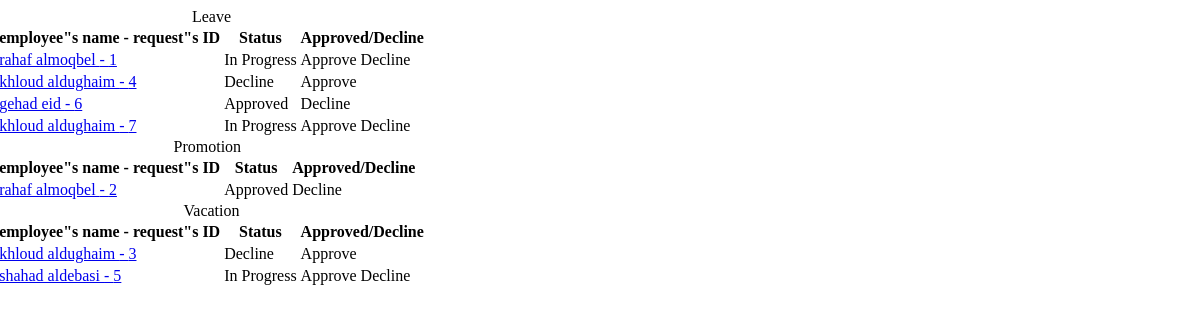
The page /getRequest.php on the database its author committed.
### tables this page shows
CREATE TABLE `service` (
  `id` int(6) NOT NULL,
  `type` varchar(9) NOT NULL
);

CREATE TABLE `request` (
  `id` int(6) NOT NULL,
  `emp_id` int(6) NOT NULL,
  `service_id` int(6) NOT NULL,
  `description` text NOT NULL,
  `attachment1` varchar(255) NOT NULL,
  `attachment2` varchar(255) NOT NULL,
  `status` varchar(12) NOT NULL
);

CREATE TABLE `employee` (
  `id` int(6) NOT NULL,
  `emp_number` varchar(6) NOT NULL,
  `first_name` varchar(20) NOT NULL,
  `last_name` varchar(20) NOT NULL,
  `job_title` varchar(20) NOT NULL,
  `password` varchar(100) NOT NULL
);

### getRequest.php (the view, shortened to what this page needs)
<?php
require_once 'database.php';
    $service_lists = $connection->query("SELECT * FROM service");
    if ($service_lists->num_rows > 0) {
        while ($data = $service_lists->fetch_array()) {
            $service_name = $data['type'];
            echo '<div class="tables">
                    <table class="tablesort">
                        <caption>' . $service_name . '</caption>
                        <thead>
                            <tr>
                                <th>employee"s name - request"s ID</th>
                                <th>Status</th>
                                <th>Approved/Decline</th>
                            </tr>
                        </thead>';
            echo '<tbody>';
            $reqeusts = $connection->query("SELECT * FROM request  JOIN service on request.service_id = service.id");
            if ($reqeusts->num_rows > 0) {
                while ($data_2 = $reqeusts->fetch_array()) {
                    $type = $data_2['type'];
                    if ($type == $service_name) {
                        $re_id = $data_2['0'];
                        $emp_id = $data_2['emp_id'];
                        $emp_info = $connection->query("SELECT * FROM employee WHERE id='$emp_id'")->fetch_array();
                        $name = $emp_info['first_name'] . ' ' . $emp_info['last_name'];
                        $status = $data_2['status'];
                        echo "<tr>
                                    <td>";
                        ?>
<a href ='Request information.php?id=<?php echo $re_id ?>' onmouseover="ReturnDesc(<?php echo $re_id ?>)" ><?php echo  $name . " - " . $re_id; ?></a>
                        <?php
                        echo "</td>
                                    <td>$status</td>";
                        if ($status == 'Approved') {
                            echo "<td>";
                            ?>
                                <a  class='no' onClick='Decline(<?php echo $re_id ?>)' >Decline</a>
                            <?php
                            echo "</td>";
                        } elseif ($status == 'Decline') {
                             echo "<td>";
                            ?>
                                <a  class='yes' onClick='Approve(<?php echo $re_id ?>)' >Approve</a>
                            <?php
                            echo "</td>";
                        } else {
                            echo "<td>";
                             ?>
                            <a class='yes' onClick='Approve(<?php echo $re_id ?>)' >Approve</a>
                            <a  class='no' onClick='Decline(<?php echo $re_id ?>)' >Decline</a>
                            <?php
                            echo "</td>";
                        }
                        echo "</tr>";
                    }
                }
            }
            echo "	</tbody>
                        </table>
                    </div>";
        }
    }
?>

### getRequest.php (style rules this page uses)
.tables { width: 100%; margin-left: -1%; }

### rows shown on the page
service: type "Leave"
request: emp.last_name "rahaf almoqbel", id "1", status "In Progress"
request: emp.last_name "khloud aldughaim", id "4", status "Decline"
request: emp.last_name "gehad eid", id "6", status "Approved"
request: emp.last_name "khloud aldughaim", id "7", status "In Progress"
service: type "Promotion"
request: emp.last_name "rahaf almoqbel", id "2", status "Approved"
service: type "Vacation"
request: emp.last_name "khloud aldughaim", id "3", status "Decline"
request: emp.last_name "shahad aldebasi", id "5", status "In Progress"
